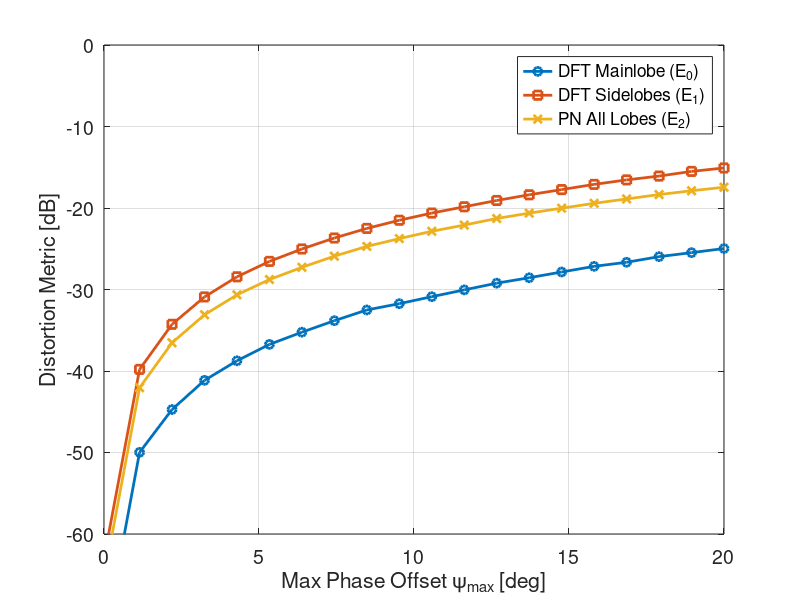

Recreate this plot in MATLAB. (Note: this script raises an error after producing the figure.)
clear;clc;
N = 36;
d = 0.57;
DFT_phase = (0:N-1)*2*pi*d*sind(0);
% DFT_phase_quan = round(DFT_phase/(pi/4))*(pi/4);
DFT_beam = exp(-1j * DFT_phase);
% DFT_beam_quan = exp(-1j * DFT_phase_quan);
PN_beam = (randi(2,1,N)*2-3) + 1j*(randi(2,1,N)*2-3);
center_idx = 180;
near_center_idx = center_idx-30:center_idx+30;
sidelob_idx = [1:center_idx-3,center_idx+3:center_idx*2-1];
angle = linspace(-45,45,center_idx*2-1);
error_range_len = 20;
error_range = linspace(0.1,20,error_range_len)/180*pi;
MCtimes  = 1e3;
for MCidx = 1:MCtimes
    for error_idx = 1:error_range_len
        error_sigma = error_range(error_idx);
        mismatch(error_idx,:) = exp(1j*(rand(1,N)*2-1)*error_sigma);
%         mismatch(error_idx,:) = ones(1,N);
%         mismatch(error_idx,8) = 2;
%         mismatch(error_idx,20) = 2;
%         mismatch(error_idx,32) = 2;
    end
    array_res = exp(1j*2*pi*d*(0:N-1).'*sind(angle))/sqrt(N);
    
    DFT_error_pattern = abs(mismatch * diag(DFT_beam)*array_res);
    PN_error_pattern = abs(mismatch * diag(PN_beam)*array_res);
    
    DFT_pattern = abs(DFT_beam*array_res);
    PN_pattern = abs(PN_beam*array_res);
    
    % Two-element calibration
    for error_idx = 1:error_range_len
        error_sigma = error_range(error_idx);
        cal_loss(error_idx) = 20*log10(2) - 20*log10(abs(1 + exp(1j*error_sigma)));
    end
    
    for error_idx = 1:error_range_len
        DFT_gain_loss(MCidx,error_idx) = norm(DFT_pattern(center_idx) - DFT_error_pattern(error_idx,center_idx))^2/DFT_pattern(center_idx)^2;
        DFT_mainlobe_loss(MCidx,error_idx) = norm(DFT_error_pattern(error_idx,near_center_idx)...
                                        - DFT_pattern(near_center_idx))^2/norm(DFT_pattern(near_center_idx))^2;
        DFT_sidelobe_loss(MCidx,error_idx) = norm(DFT_error_pattern(error_idx,sidelob_idx)...
                                        - DFT_pattern(sidelob_idx))^2/norm(DFT_pattern(sidelob_idx))^2;
        PN_loss(MCidx,error_idx) = norm(PN_error_pattern(error_idx,:) - PN_pattern)^2/norm(PN_pattern)^2;
    end
end

% for error_idx = 1:error_range_len
%     error_sigma = error_range(error_idx);
%     DFT_main_loss_bound(error_idx) = (1-cos(error_sigma)^2);
% end

%%
red =      	[0.8500, 0.3250, 0.0980];
figure
% subplot(211)
% plot(error_range/pi*180, -cal_loss,'k--','linewidth',2)
% xlabel('Max Element-wise Phase Offset [deg]')
% ylabel('Gain Loss during Calibration [dB]')
% hold on
% grid on
% subplot(212)

plot(error_range/pi*180, 10*log10(mean(DFT_mainlobe_loss,1)),'-o','linewidth',2)
hold on
% plot(error_range/pi*180, 10*log10(mean(DFT_gain_loss,1)),'-o','linewidth',2,'Color',red)
hold on
% plot(linspace(0.1,20,100), 10*log10((1-cosd(linspace(0.1,20,100))).^2),'--','linewidth',2,'Color',red)
% b.s
hold on
plot(error_range/pi*180, 10*log10(mean(DFT_sidelobe_loss,1)),'-s','linewidth',2)
hold on
plot(error_range/pi*180, 10*log10(mean(PN_loss,1)),'-x','linewidth',2)
grid on
ylim([-60,0])
set(gca,'FontSize',14)
xlabel('Max Phase Offset \psi_m_a_x [deg]')
ylabel('Distortion Metric [dB]')
lgd = legend('DFT Mainlobe (E_0)',...
       'DFT Sidelobes (E_1)',...
       'PN All Lobes (E_2)');
% lgd = legend('DFT Mainlobe (E_0)',...
%        'DFT Mainlobe Center (E_1)',...
%        'DFT Mainlobe Center Bound (E_2)',...
%        'DFT Sidelobes (E_3)',...
%        'PN All Lobes (E_4)');
lgd.FontSize = 10;